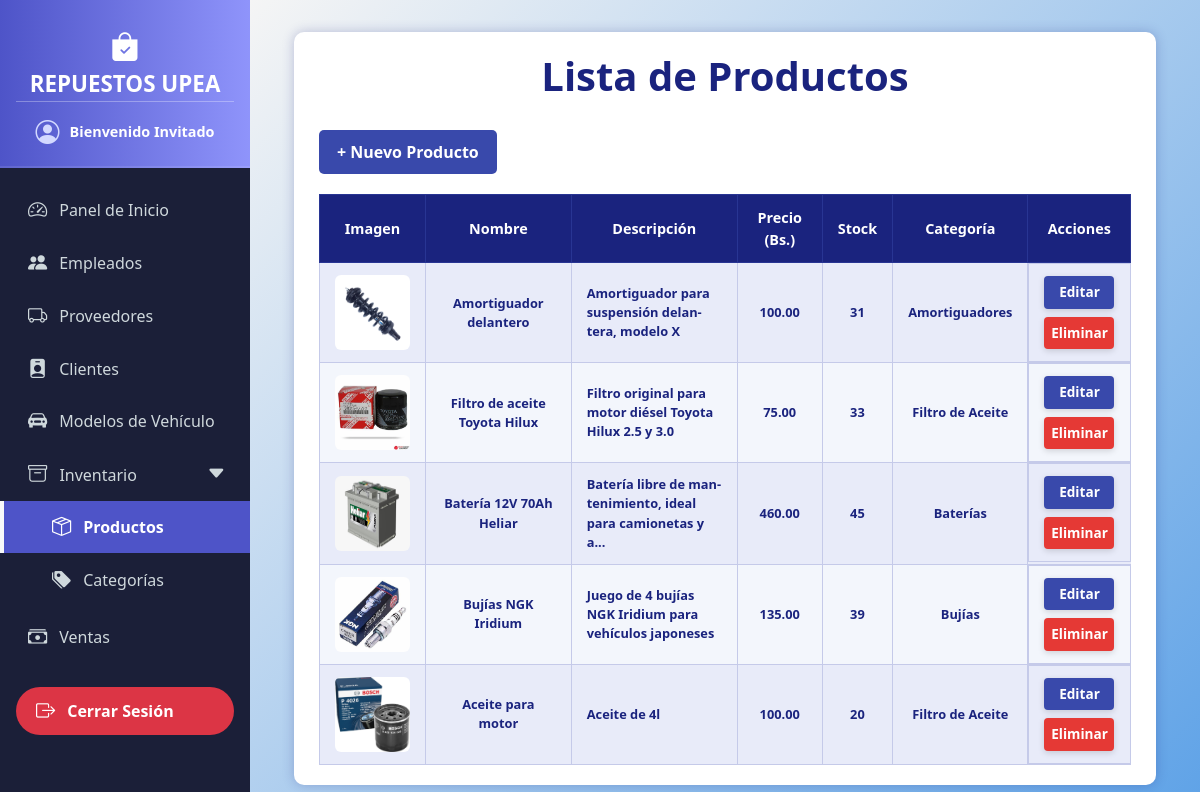
/productos/, run on the app's committed database.
### models/producto_model.py (models this page shows, shortened)
class Producto(db.Model):
    __tablename__ = "productos"
    id = db.Column(db.Integer, primary_key=True)
    nombre = db.Column(db.String(100), nullable=False)
    descripcion = db.Column(db.String(255))
    precio = db.Column(db.Float, nullable=False)
    stock = db.Column(db.Integer, nullable=False)
    imagen = db.Column(db.String(255), nullable=True)
    categoria_id = db.Column(db.Integer, db.ForeignKey("categorias.id"))
    categoria = db.relationship("Categoria", back_populates="productos")
    proveedores = db.relationship("ProductoProveedor", back_populates="producto")
    detalles_venta = db.relationship("DetalleVenta", back_populates="producto")

### models/categoria_model.py (models this page shows, shortened)
class Categoria(db.Model):
    __tablename__ = "categorias"
    id = db.Column(db.Integer, primary_key=True)
    nombre = db.Column(db.String(80), nullable=False)
    productos = db.relationship("Producto", back_populates="categoria")
    @staticmethod
    def get_all():
        return Categoria.query.all()

### controllers/producto_controller.py (the view)
@producto_bp.route("/")
def index():
    categoria_id = request.args.get('categoria_id', type=int)
    q = request.args.get('q', '').strip()
    query = Producto.query
    if categoria_id:
        query = query.filter(Producto.categoria_id == categoria_id)
    if q:
        query = query.filter(Producto.nombre.ilike(f'%{q}%'))
    productos = query.all()
    categorias = Categoria.get_all()
    return producto_view.list(productos, categorias=categorias, categoria_seleccionada=categoria_id, busqueda=q)

### run.py (called while the page is built)
@app.context_processor
def inject_active_path():
    def is_active(path):
        return 'active' if request.path == path else ''
    return dict(is_active=is_active)

### views/producto_view.py (called while the page is built)
def list(productos, categorias=None, categoria_seleccionada=None, busqueda=None):
    return render_template(
        "productos/index.html",
        productos=productos,
        categorias=categorias,
        categoria_seleccionada=categoria_seleccionada,
        busqueda=busqueda
    )

### templates/productos/index.html (shortened to what this page needs)
{% extends 'base.html' %}
{% block content %}
<div class="container">
  <h1>Lista de Productos</h1>
  <a href="{{ url_for('producto.create') }}" class="button">+ Nuevo Producto</a>
  <table>
    <thead>
      <tr>
        <th>Imagen</th>
        <th>Nombre</th>
        <th>Descripción</th>
        <th>Precio (Bs.)</th>
        <th>Stock</th>
        <th>Categoría</th>
        <th>Acciones</th>
      </tr>
    </thead>
    <tbody>
      {% for p in productos %}
      <tr>
        <td>
          {% if p.imagen %}
            <img src="{{ url_for('static', filename='img/productos/' ~ p.imagen) }}" alt="{{ p.nombre }}" class="product-image" />
          {% else %}
            No hay imagen
          {% endif %}
        </td>
        <td>{{ p.nombre }}</td>
        <td class="description" title="{{ p.descripcion }}">{{ p.descripcion|truncate(60, True, '...') }}</td>
        <td>{{ "%.2f"|format(p.precio) }}</td>
        <td>{{ p.stock }}</td>
        <td>{{ p.categoria.nombre if p.categoria else 'Sin categoría' }}</td>
        <td class="actions">
          <a href="{{ url_for('producto.edit', id=p.id) }}" class="edit">Editar</a>
          <a href="{{ url_for('producto.delete', id=p.id) }}" class="delete" onclick="return confirm('¿Estás seguro de eliminar este producto?');">Eliminar</a>
        </td>
      </tr>
      {% else %}
      <tr>
        <td colspan="7" style="color:#1a237e; font-style: italic;">No hay productos registrados.</td>
      </tr>
      {% endfor %}
    </tbody>
  </table>
</div>
{% endblock %}

### templates/base.html (style rules this page uses)
body { margin: 0; padding: 0; font-family: 'Segoe UI', Tahoma, Geneva, Verdana, sans-serif; }

### templates/productos/index.html (style rules this page uses)
body { background-color: #ffffff; color: #222; font-family: 'Segoe UI', Tahoma, Geneva, Verdana, sans-serif; }
h1 { margin-bottom: 30px; color: #1a237e; font-weight: 700; text-align: center; }
.container { max-width: 1500px; margin: 0 auto; background-color: #fff; padding: 20px 25px; border-radius: 10px; box-shadow: 0 0 12px rgba(26, 35, 126, 0.25); }
a.button { display: inline-block; background-color: #3949ab; color: white; padding: 10px 18px; margin-bottom: 20px; border-radius: 5px; text-decoration: none; font-weight: 600; transition: background-color 0.3s ease; }
table { width: 100%; border-collapse: collapse; font-size: 0.9rem; }
thead { background-color: #1a237e; color: white; }
thead th { padding: 12px 15px; font-weight: 700; text-align: center; border: 1px solid #283593; }
tbody tr { background-color: #f3f6fc; border-bottom: 1px solid #c5cae9; transition: background-color 0.3s ease; }
tbody tr:nth-child(odd) { background-color: #e8ebf9; }
tbody td { padding: 12px 15px; text-align: center; vertical-align: middle; border: 1px solid #c5cae9; color: #1a237e; font-size: 0.8rem; font-weight: 700; }
tbody td.description { text-align: left; max-width: 300px; white-space: normal; overflow-wrap: break-word; word-wrap: break-word; hyphens: auto; }
img.product-image { width: 75px; height: 75px; border-radius: 6px; image-rendering: crisp-edges; }
.actions { display: flex; flex-direction: column; align-items: center; gap: 8px; }
.actions a { padding: 6px 0; width: 70px; text-align: center; border-radius: 4px; font-size: 0.85rem; text-decoration: none; font-weight: 600; color: white; display: inline-block; box-shadow: 0 2px 6px rgba(0, 0, 0, 0.15); transition: background-color 0.3s ease; user-select: none; }
.actions a.edit { background-color: #3949ab; }
.actions a.delete { background-color: #e53935; }

### data on the page
Producto: imagen (picture), nombre "Amortiguador delantero", descripcion "Amortiguador para suspensión delantera, modelo X", precio "100.00", stock "31", categoria "Amortiguadores"
Producto: imagen (picture), nombre "Filtro de aceite Toyota Hilux", descripcion "Filtro original para motor diésel Toyota Hilux 2.5 y 3.0", precio "75.00", stock "33", categoria "Filtro de Aceite"
Producto: imagen (picture), nombre "Batería 12V 70Ah Heliar", descripcion "Batería libre de mantenimiento, ideal para camionetas y a...", precio "460.00", stock "45", categoria "Baterías"
Producto: imagen (picture), nombre "Bujías NGK Iridium", descripcion "Juego de 4 bujías NGK Iridium para vehículos japoneses", precio "135.00", stock "39", categoria "Bujías"
Producto: imagen (picture), nombre "Aceite para motor", descripcion "Aceite de 4l", precio "100.00", stock "20", categoria "Filtro de Aceite"
